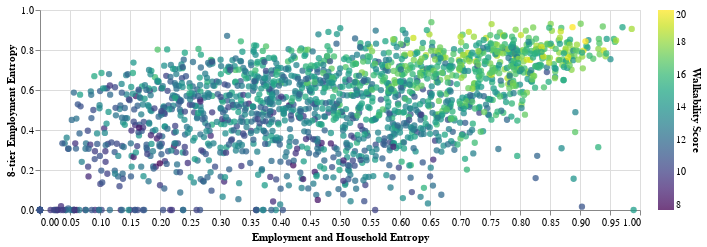

The notebook cell this image was saved under:
### Code cell
# I'm going to add a third plot to compare the last two factors that affect walkability
chart3 = alt.Chart(df).mark_circle(
    size=40,
    opacity=0.75,
).encode(
  x=alt.X(
    'D2A_EPHHM',
    type='quantitative',
    title="Employment and Household Entropy"
  ),
  y=alt.Y(
    'D2B_E8MIXA',
    type='quantitative',
    title="8-tier Employment Entropy"
  ),
  color=alt.Color(
    'NatWalkInd',
    type='quantitative',
    title="National Walkability Index",
    legend=alt.Legend(
      title="Walkability Score",
      orient='right',
      titleOrient='right',
    ),
    scale=alt.Scale(scheme='viridis')
  ),
  tooltip=[
    alt.Tooltip(
      field="NatWalkInd",
      type='quantitative',
      title="Walkability Score"
    ),
    alt.Tooltip(
      field="CBSA_Name",
      type='nominal',
      title="CBSA Name"
    )
  ]
).properties(
    width=600,
    height=200
)

chart3

### Figure 1 — Vega-Lite specification as saved in the notebook (floating-point values rounded to 4 significant figures; data arrays with more than 128 entries replaced by an {"elided": "..."} marker saying what was removed)
{"config": {"view": {"continuousWidth": 400, "continuousHeight": 300}}, "data": {"name": "data-d321fc905314bd713ffa115f31df3d3d"}, "mark": {"type": "circle", "opacity": 0.75, "size": 40}, "encoding": {"color": {"field": "NatWalkInd", "legend": {"orient": "right", "title": "Walkability Score", "titleOrient": "right"}, "scale": {"scheme": "viridis"}, "title": "National Walkability Index", "type": "quantitative"}, "tooltip": [{"field": "NatWalkInd", "title": "Walkability Score", "type": "quantitative"}, {"field": "CBSA_Name", "title": "CBSA Name", "type": "nominal"}], "x": {"field": "D2A_EPHHM", "title": "Employment and Household Entropy", "type": "quantitative"}, "y": {"field": "D2B_E8MIXA", "title": "8-tier Employment Entropy", "type": "quantitative"}}, "height": 200, "width": 600, "$schema": "https://vega.github.io/schema/vega-lite/v4.17.0.json", "datasets": {"data-d321fc905314bd713ffa115f31df3d3d": {"elided": "1803 records"}}}
